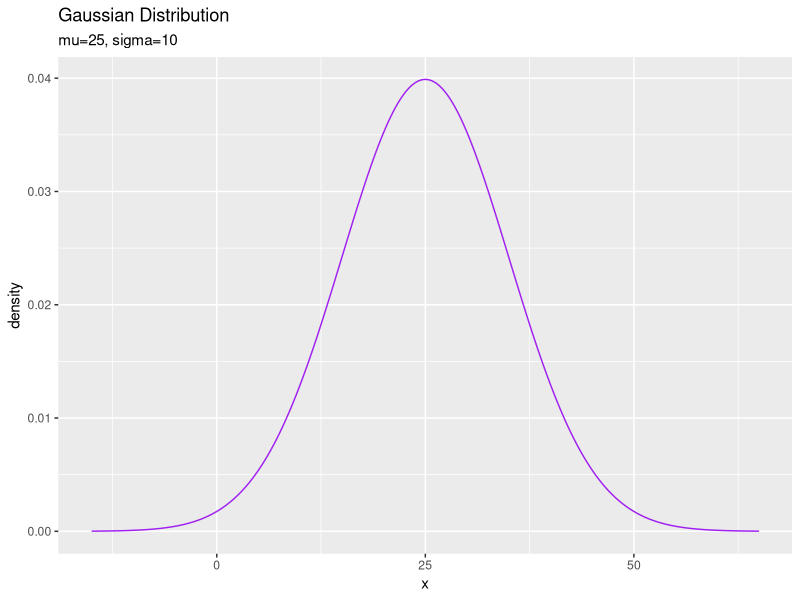
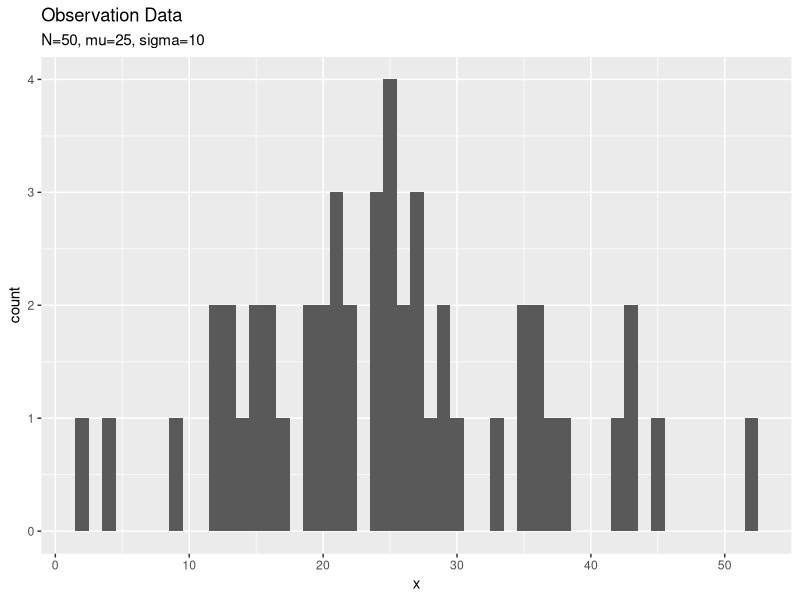
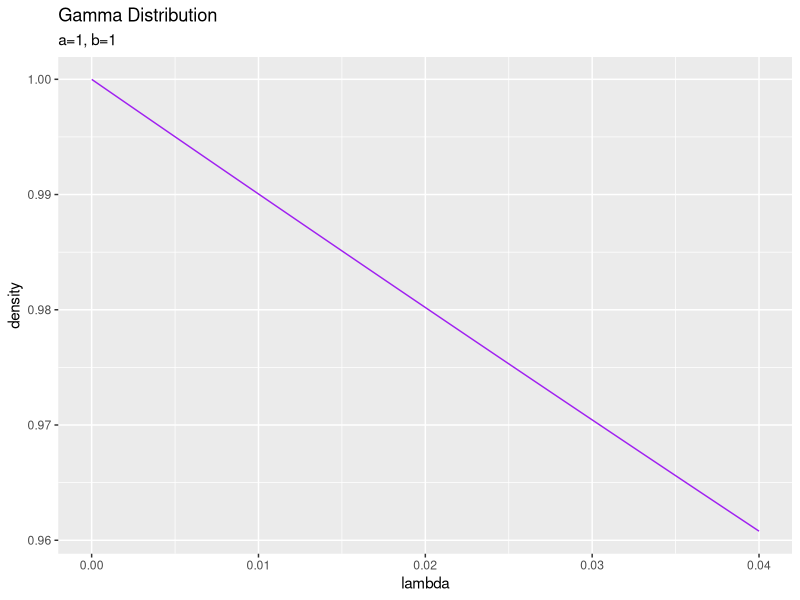
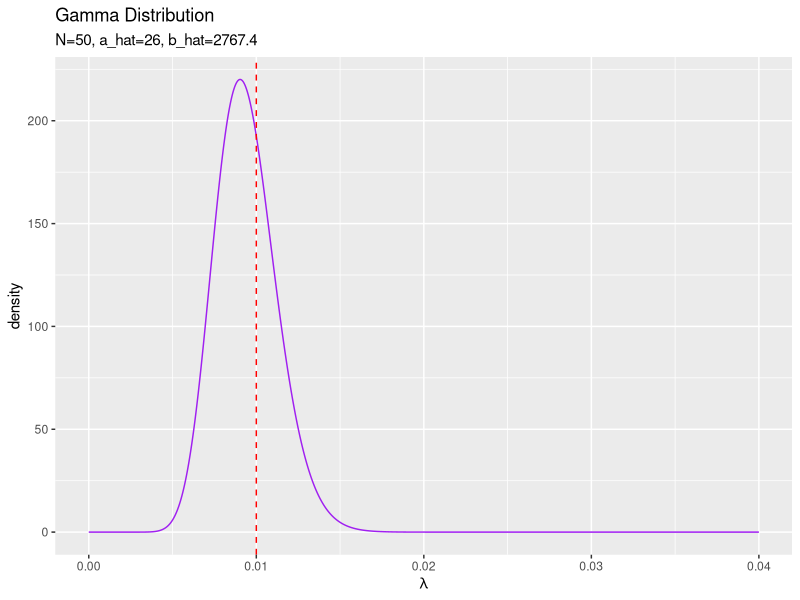

Source code (R) for these figures, in order: (Note: this script raises an error after producing the figures.)

# 3.3.2 1次元ガウス分布の学習と予測：精度が未知の場合 ------------------------------------------------------------------

# 3.3.2項で利用するパッケージ
library(tidyverse)


### 尤度(ガウス分布)の設定 -----

# 真のパラメータを指定
mu <- 25
lambda_truth <- 0.01

# 作図用のxの値を設定
x_line <- seq(
  mu - 4 * sqrt(1 / lambda_truth), 
  mu + 4 * sqrt(1 / lambda_truth), 
  by = 0.1
)

# 尤度を計算:式(2.64)
model_df <- tibble(
  x = x_line, # x軸の値
  C_N = 1 / sqrt(2 * pi / lambda_truth), # 正規化項
  density = C_N * exp(- 0.5 * lambda_truth * (x - mu)^2) # 確率密度
  #density = dnorm(x, mean = mu, sd = sqrt(1 / lambda_truth)) # 確率密度
)

# 尤度を作図
ggplot(model_df, aes(x = x, y = density)) + 
  geom_line(color = "purple") + # 尤度
  labs(title = "Gaussian Distribution", 
       subtitle = paste0("mu=", round(mu, 2), ", sigma=", round(sqrt(1 / lambda_truth), 1)))


### 観測データの生成 -----

# (観測)データ数を指定
N <- 50

# ガウス分布に従うデータを生成
x_n <- rnorm(n = N, mean = mu, sd = sqrt(1 / lambda_truth))

# 観測データを確認
summary(x_n)

# 観測データのヒストグラムを作図
tibble(x = x_n) %>% 
  ggplot(aes(x = x)) + 
  geom_histogram(binwidth = 1) + # 観測データ
  labs(title = "Observation Data", 
       subtitle = paste0("N=", N, ", mu=", mu, ", sigma=", round(sqrt(1 / lambda_truth), 1)))


### 事前分布(ガンマ分布)の設定 -----

# lambdaの事前分布のパラメータを指定
a <- 1
b <- 1

# 作図用のlambdaの値を設定
lambda_line <- seq(0, 4 * lambda_truth, by = 0.00001)

# lambdaの事前分布を計算:式(2.56)
prior_df <- tibble(
  lambda = lambda_line, # x軸の値
  ln_C_Gam = a * log(b) - lgamma(a), # 正規化項(対数)
  density = exp(ln_C_Gam + (a - 1) * log(lambda) - b * lambda), # 確率密度
  #density = dgamma(x = lambda, shape = a, rate = b) # 確率密度
)

# lambdaの事前分布を作図
ggplot(prior_df, aes(x = lambda, y = density)) + 
  geom_line(color = "purple") + # lambdaの事前分布
  labs(title = "Gamma Distribution", 
       subtitle = paste0("a=", a, ", b=", b))


### 事後分布(ガンマ分布)の計算 -----

# lambdaの事後分布のパラメータを計算:式(3.69)
a_hat <- 0.5 * N + a
b_hat <- 0.5 * sum((x_n - mu)^2) + b

# lambdaの事後分布を計算:式(2.56)
posterior_df <- tibble(
  lambda = lambda_line, # x軸の値
  ln_C_Gam = a_hat * log(b_hat) - lgamma(a_hat), # 正規化項(対数)
  density = exp(ln_C_Gam + (a_hat - 1) * log(lambda) - b_hat * lambda) # 確率密度
  #density = dgamma(x = lambda, shape = a_hat, rate = b_hat) # 確率密度
)

# lambdaの事後分布を作図
ggplot(posterior_df, aes(x = lambda, y = density)) + 
  geom_line(color = "purple") + # lambdaの事後分布
  geom_vline(aes(xintercept = lambda_truth), 
             color = "red", linetype = "dashed") + # 真のlambda
  labs(title = "Gamma Distribution", 
       subtitle = paste0("N=", N, ", a_hat=", a_hat, ", b_hat=", round(b_hat, 1)), 
       x = expression(lambda))


### 予測分布(スチューデントのt分布)の計算 -----

# 予測分布のパラメータを計算:式(3.79)
mu_s_hat <- mu
lambda_s_hat <- a_hat / b_hat
nu_s_hat <- 2 * a_hat
#lambda_s_hat <- (N + 2 * a) / (sum((x_n - mu)^2) + 2 * b)
#nu_s_hat <- N + 2 * a

# 予測分布を計算:式(3.76)
predict_df <- tibble(
  x = x_line, # x軸の値
  ln_C_St = lgamma(0.5 * (nu_s_hat + 1)) - lgamma(0.5 * nu_s_hat), # 正規化項(対数)
  ln_term1 = 0.5 * log(lambda_s_hat / pi / nu_s_hat), 
  ln_term2 = - 0.5 * (nu_s_hat + 1) * log(1 + lambda_s_hat / nu_s_hat * (x - mu_s_hat)^2), 
  density = exp(ln_C_St + ln_term1 + ln_term2) # 確率密度
)

# 予測分布を作図
ggplot() + 
  geom_line(data = predict_df, aes(x = x, y = density), 
            color = "purple") + # 予測分布
  geom_line(data = model_df, aes(x = x, y = density), 
            color = "red", linetype = "dashed") + # 真の分布
  labs(title = "Student's t Distribution", 
       subtitle = paste0("N=", N, ", mu_s_hat=", mu_s, 
                         ", lambda_s_hat=", round(lambda_s_hat, 3), 
                         ", nu_s_hat=", nu_s_hat))


# try ---------------------------------------------------------------

predict_df <- tibble(
  x = x_line, # x軸の値
  t = x - mu_s, # 中心をズラす
  density = dt(t, df = nu_s_hat, ncp = lambda_s_hat) # 確率密度
)

# 予測分布を作図
ggplot() + 
  geom_line(data = predict_df, aes(x = t, y = density), 
            color = "purple") + # 予測分布
  geom_line(data = model_df, aes(x = x, y = density), 
            color = "red", linetype = "dashed") + # 真の分布
  labs(title = "Student's t Distribution", 
       subtitle = paste0("N=", N, ", mu_s_hat=", mu_s, 
                         ", lambda_s_hat=", round(lambda_s_hat, 3), 
                         ", nu_s_hat=", nu_s_hat))

warnings()
# ・アニメーション ---------------------------------------------------------------

# 利用するパッケージ
library(tidyverse)
library(gganimate)


### 推論処理 -----

# 真のパラメータを指定
mu <- 25
lambda_truth <- 0.01

# lambdaの事前分布のパラメータを指定
a <- 1
b <- 1


# 作図用のlambdaの値を設定
lambda_line <- seq(0, 4 * lambda_truth, by = 0.00001)

# lambdaの事前分布を計算:式(2.56)
posterior_df <- tibble(
  lambda = lambda_line, # x軸の値
  density = dgamma(x = lambda, shape = a, rate = b), # 確率密度
  label = as.factor(paste0("N=", 0, ", a=", a, ", b=", round(b, 1))) # パラメータ
)


# 初期値による予測分布のパラメータを計算:式(3.79)
mu_s <- mu
lambda_s <- a / b
nu_s <- 2 * a

# 作図用のxの値を設定
x_line <- seq(
  mu - 4 * sqrt(1 / lambda_truth), 
  mu + 4 * sqrt(1 / lambda_truth), 
  by = 0.1
)

# 初期値による予測分布を計算:式(3.76)
predict_df <- tibble(
  x = x_line, # x軸の値
  ln_C_St = lgamma(0.5 * (nu_s + 1)) - lgamma(0.5 * nu_s), # 正規化項(対数)
  ln_term1 = 0.5 * log(lambda_s / pi / nu_s), 
  ln_term2 = - 0.5 * (nu_s + 1) * log(1 + lambda_s / nu_s * (x - mu_s)^2), 
  density = exp(ln_C_St + ln_term1 + ln_term2), # 確率密度
  label = as.factor(
    paste0("N=", 0, ", mu_s=", mu_s, ", lambda_s=", round(lambda_s, 3), ", nu_s", nu_s)
  ) # パラメータ
)


# データ数(試行回数)を指定
N <- 100

# 観測データの受け皿を初期化
x_n <- rep(0, N)

# ベイズ推論
for(n in 1:N){
  
  # ガウス分布に従うデータを生成
  x_n[n] <- rnorm(n = 1, mean = mu, sd = sqrt(1 / lambda_truth))
  
  # lambdaの事後分布のパラメータを更新:式(3.69)
  a <- 1 / 2 + a
  b <- 0.5 * (x_n[n] - mu)^2 + b
  
  # lambdaの事後分布を計算:式(2.56)
  tmp_posterior_df <- tibble(
    lambda = lambda_line, # x軸の値
    density = dgamma(x = lambda, shape = a, rate = b), # 確率密度
    label = as.factor(paste0("N=", n, ", a_hat=", a, ", b_hat=", round(b, 1))) # パラメータ
  )
  
  # 予測分布のパラメータを更新:式(3.79)
  mu_s <- mu
  lambda_s <- a / b
  nu_s <- 2 * a
  
  # 予測分布を計算:式(3.76)
  tmp_predict_df <- tibble(
    x = x_line, # x軸の値
    ln_C_St = lgamma(0.5 * (nu_s + 1)) - lgamma(0.5 * nu_s), # 正規化項(対数)
    ln_term1 = 0.5 * log(lambda_s / pi / nu_s), 
    ln_term2 = - 0.5 * (nu_s + 1) * log(1 + lambda_s / nu_s * (x - mu_s)^2), 
    density = exp(ln_C_St + ln_term1 + ln_term2), # 確率密度
    label = as.factor(
      paste0("N=", n, ", mu_s_hat=", mu_s, ", lambda_s_hat=", round(lambda_s, 3), ", nu_s_hat=", nu_s)
    ) # パラメータ
  )
  
  # 推論結果を結合
  posterior_df <- rbind(posterior_df, tmp_posterior_df)
  predict_df <- rbind(predict_df, tmp_predict_df)
}

# 観測データを確認
summary(x_n)


### 作図処理 -----

# lambdaの事後分布を作図
posterior_graph <- ggplot(posterior_df, aes(x = lambda, y = density)) + 
  geom_line(color = "purple") + # lambdaの事後分布
  geom_vline(aes(xintercept = lambda_truth), 
             color = "red", linetype = "dashed") + # 真のlambda
  transition_manual(label) + # フレーム
  labs(title = "Gamma Distribution", 
       subtitle = "{current_frame}", 
       x = expression(lambda))

# gif画像を出力
animate(posterior_graph, nframes = N + 1, fps = 10)


# 尤度を計算:式(2.64)
model_df <- tibble(
  x = x_line, # x軸の値
  density = dnorm(x, mean = mu, sd = sqrt(1 / lambda_truth)) # 確率密度
)

# 予測分布を作図
predict_graph <- ggplot() + 
  geom_line(data = predict_df, aes(x = x, y = density), 
            color = "purple") + # 予測分布
  geom_line(data = model_df, aes(x = x, y = density), 
            color = "red", linetype = "dashed") + # 真の分布
  transition_manual(label) + # フレーム
  labs(title = "Student's t Distribution", 
       subtitle = "{current_frame}")

# gif画像を出力
animate(predict_graph, nframes = N + 1, fps = 10)
